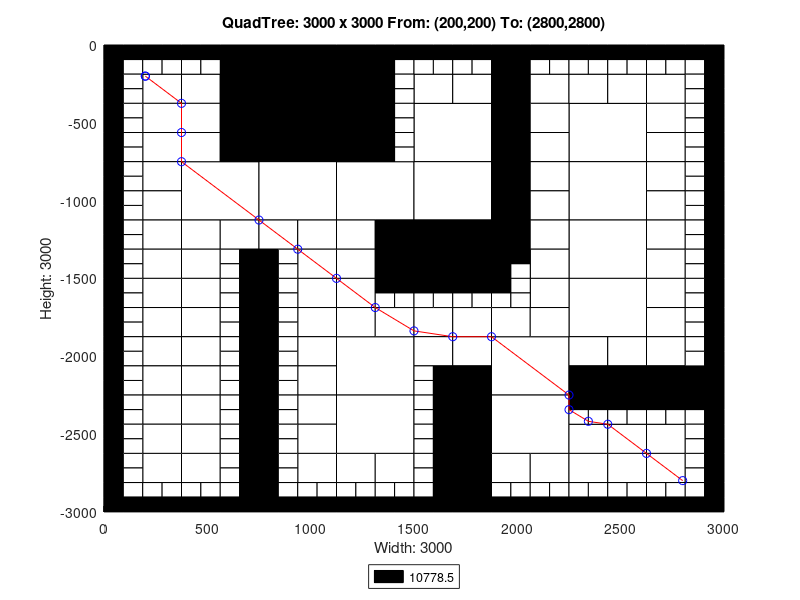

Reproduce this figure in MATLAB.
axis([0 3000 -3000 0]);
title('QuadTree: 3000 x 3000 From: (200,200) To: (2800,2800)');
xlabel('Width: 3000');
ylabel('Height: 3000');
rectangle('Position',[750 -375 375 375], 'FaceColor',[0 0 0]);
rectangle('Position',[750 -750 375 375], 'FaceColor',[0 0 0]);
rectangle('Position',[375 -1125 375 375], 'FaceColor',[1 1 1]);
rectangle('Position',[750 -1125 375 375], 'FaceColor',[1 1 1]);
rectangle('Position',[1125 -1125 375 375], 'FaceColor',[1 1 1]);
rectangle('Position',[1500 -750 375 375], 'FaceColor',[1 1 1]);
rectangle('Position',[2250 -750 375 375], 'FaceColor',[1 1 1]);
rectangle('Position',[1500 -1125 375 375], 'FaceColor',[1 1 1]);
rectangle('Position',[1500 -1500 375 375], 'FaceColor',[0 0 0]);
rectangle('Position',[2250 -1125 375 375], 'FaceColor',[1 1 1]);
rectangle('Position',[2250 -1500 375 375], 'FaceColor',[1 1 1]);
rectangle('Position',[1125 -2250 375 375], 'FaceColor',[1 1 1]);
rectangle('Position',[1125 -2625 375 375], 'FaceColor',[1 1 1]);
rectangle('Position',[1875 -2250 375 375], 'FaceColor',[1 1 1]);
rectangle('Position',[2250 -1875 375 375], 'FaceColor',[1 1 1]);
rectangle('Position',[1875 -2625 375 375], 'FaceColor',[1 1 1]);
rectangle('Position',[187.5 -375 187.5 187.5], 'FaceColor',[1 1 1]);
rectangle('Position',[562.5 -187.5 187.5 187.5], 'FaceColor',[0 0 0]);
rectangle('Position',[375 -375 187.5 187.5], 'FaceColor',[1 1 1]);
rectangle('Position',[562.5 -375 187.5 187.5], 'FaceColor',[0 0 0]);
rectangle('Position',[187.5 -562.5 187.5 187.5], 'FaceColor',[1 1 1]);
rectangle('Position',[187.5 -750 187.5 187.5], 'FaceColor',[1 1 1]);
rectangle('Position',[375 -562.5 187.5 187.5], 'FaceColor',[1 1 1]);
rectangle('Position',[562.5 -562.5 187.5 187.5], 'FaceColor',[0 0 0]);
rectangle('Position',[375 -750 187.5 187.5], 'FaceColor',[1 1 1]);
rectangle('Position',[562.5 -750 187.5 187.5], 'FaceColor',[0 0 0]);
rectangle('Position',[1125 -187.5 187.5 187.5], 'FaceColor',[0 0 0]);
rectangle('Position',[1125 -375 187.5 187.5], 'FaceColor',[0 0 0]);
rectangle('Position',[1125 -562.5 187.5 187.5], 'FaceColor',[0 0 0]);
rectangle('Position',[1125 -750 187.5 187.5], 'FaceColor',[0 0 0]);
rectangle('Position',[187.5 -937.5 187.5 187.5], 'FaceColor',[1 1 1]);
rectangle('Position',[187.5 -1125 187.5 187.5], 'FaceColor',[1 1 1]);
rectangle('Position',[187.5 -1312.5 187.5 187.5], 'FaceColor',[1 1 1]);
rectangle('Position',[187.5 -1500 187.5 187.5], 'FaceColor',[1 1 1]);
rectangle('Position',[375 -1312.5 187.5 187.5], 'FaceColor',[1 1 1]);
rectangle('Position',[562.5 -1312.5 187.5 187.5], 'FaceColor',[1 1 1]);
rectangle('Position',[375 -1500 187.5 187.5], 'FaceColor',[1 1 1]);
rectangle('Position',[750 -1312.5 187.5 187.5], 'FaceColor',[1 1 1]);
rectangle('Position',[937.5 -1312.5 187.5 187.5], 'FaceColor',[1 1 1]);
rectangle('Position',[937.5 -1500 187.5 187.5], 'FaceColor',[1 1 1]);
rectangle('Position',[1125 -1312.5 187.5 187.5], 'FaceColor',[1 1 1]);
rectangle('Position',[1312.5 -1312.5 187.5 187.5], 'FaceColor',[0 0 0]);
rectangle('Position',[1125 -1500 187.5 187.5], 'FaceColor',[1 1 1]);
rectangle('Position',[1312.5 -1500 187.5 187.5], 'FaceColor',[0 0 0]);
rectangle('Position',[1500 -375 187.5 187.5], 'FaceColor',[1 1 1]);
rectangle('Position',[1687.5 -375 187.5 187.5], 'FaceColor',[1 1 1]);
rectangle('Position',[1875 -187.5 187.5 187.5], 'FaceColor',[0 0 0]);
rectangle('Position',[1875 -375 187.5 187.5], 'FaceColor',[0 0 0]);
rectangle('Position',[2062.5 -375 187.5 187.5], 'FaceColor',[1 1 1]);
rectangle('Position',[1875 -562.5 187.5 187.5], 'FaceColor',[0 0 0]);
rectangle('Position',[2062.5 -562.5 187.5 187.5], 'FaceColor',[1 1 1]);
rectangle('Position',[1875 -750 187.5 187.5], 'FaceColor',[0 0 0]);
rectangle('Position',[2062.5 -750 187.5 187.5], 'FaceColor',[1 1 1]);
rectangle('Position',[2250 -375 187.5 187.5], 'FaceColor',[1 1 1]);
rectangle('Position',[2437.5 -375 187.5 187.5], 'FaceColor',[1 1 1]);
rectangle('Position',[2625 -375 187.5 187.5], 'FaceColor',[1 1 1]);
rectangle('Position',[2625 -562.5 187.5 187.5], 'FaceColor',[1 1 1]);
rectangle('Position',[2625 -750 187.5 187.5], 'FaceColor',[1 1 1]);
rectangle('Position',[1875 -937.5 187.5 187.5], 'FaceColor',[0 0 0]);
rectangle('Position',[2062.5 -937.5 187.5 187.5], 'FaceColor',[1 1 1]);
rectangle('Position',[1875 -1125 187.5 187.5], 'FaceColor',[0 0 0]);
rectangle('Position',[2062.5 -1125 187.5 187.5], 'FaceColor',[1 1 1]);
rectangle('Position',[1875 -1312.5 187.5 187.5], 'FaceColor',[0 0 0]);
rectangle('Position',[2062.5 -1312.5 187.5 187.5], 'FaceColor',[1 1 1]);
rectangle('Position',[2062.5 -1500 187.5 187.5], 'FaceColor',[1 1 1]);
rectangle('Position',[2625 -937.5 187.5 187.5], 'FaceColor',[1 1 1]);
rectangle('Position',[2625 -1125 187.5 187.5], 'FaceColor',[1 1 1]);
rectangle('Position',[2625 -1312.5 187.5 187.5], 'FaceColor',[1 1 1]);
rectangle('Position',[2625 -1500 187.5 187.5], 'FaceColor',[1 1 1]);
rectangle('Position',[187.5 -1687.5 187.5 187.5], 'FaceColor',[1 1 1]);
rectangle('Position',[187.5 -1875 187.5 187.5], 'FaceColor',[1 1 1]);
rectangle('Position',[375 -1687.5 187.5 187.5], 'FaceColor',[1 1 1]);
rectangle('Position',[375 -1875 187.5 187.5], 'FaceColor',[1 1 1]);
rectangle('Position',[187.5 -2062.5 187.5 187.5], 'FaceColor',[1 1 1]);
rectangle('Position',[187.5 -2250 187.5 187.5], 'FaceColor',[1 1 1]);
rectangle('Position',[375 -2062.5 187.5 187.5], 'FaceColor',[1 1 1]);
rectangle('Position',[375 -2250 187.5 187.5], 'FaceColor',[1 1 1]);
rectangle('Position',[937.5 -1687.5 187.5 187.5], 'FaceColor',[1 1 1]);
rectangle('Position',[937.5 -1875 187.5 187.5], 'FaceColor',[1 1 1]);
rectangle('Position',[1125 -1687.5 187.5 187.5], 'FaceColor',[1 1 1]);
rectangle('Position',[1125 -1875 187.5 187.5], 'FaceColor',[1 1 1]);
rectangle('Position',[1312.5 -1875 187.5 187.5], 'FaceColor',[1 1 1]);
rectangle('Position',[937.5 -2062.5 187.5 187.5], 'FaceColor',[1 1 1]);
rectangle('Position',[937.5 -2250 187.5 187.5], 'FaceColor',[1 1 1]);
rectangle('Position',[187.5 -2437.5 187.5 187.5], 'FaceColor',[1 1 1]);
rectangle('Position',[187.5 -2625 187.5 187.5], 'FaceColor',[1 1 1]);
rectangle('Position',[375 -2437.5 187.5 187.5], 'FaceColor',[1 1 1]);
rectangle('Position',[375 -2625 187.5 187.5], 'FaceColor',[1 1 1]);
rectangle('Position',[187.5 -2812.5 187.5 187.5], 'FaceColor',[1 1 1]);
rectangle('Position',[375 -2812.5 187.5 187.5], 'FaceColor',[1 1 1]);
rectangle('Position',[937.5 -2437.5 187.5 187.5], 'FaceColor',[1 1 1]);
rectangle('Position',[937.5 -2625 187.5 187.5], 'FaceColor',[1 1 1]);
rectangle('Position',[937.5 -2812.5 187.5 187.5], 'FaceColor',[1 1 1]);
rectangle('Position',[1125 -2812.5 187.5 187.5], 'FaceColor',[1 1 1]);
rectangle('Position',[1312.5 -2812.5 187.5 187.5], 'FaceColor',[1 1 1]);
rectangle('Position',[1500 -1875 187.5 187.5], 'FaceColor',[1 1 1]);
rectangle('Position',[1687.5 -1875 187.5 187.5], 'FaceColor',[1 1 1]);
rectangle('Position',[2062.5 -1687.5 187.5 187.5], 'FaceColor',[1 1 1]);
rectangle('Position',[1875 -1875 187.5 187.5], 'FaceColor',[1 1 1]);
rectangle('Position',[2062.5 -1875 187.5 187.5], 'FaceColor',[1 1 1]);
rectangle('Position',[1500 -2062.5 187.5 187.5], 'FaceColor',[1 1 1]);
rectangle('Position',[1687.5 -2062.5 187.5 187.5], 'FaceColor',[1 1 1]);
rectangle('Position',[1687.5 -2250 187.5 187.5], 'FaceColor',[0 0 0]);
rectangle('Position',[2625 -1687.5 187.5 187.5], 'FaceColor',[1 1 1]);
rectangle('Position',[2625 -1875 187.5 187.5], 'FaceColor',[1 1 1]);
rectangle('Position',[2250 -2062.5 187.5 187.5], 'FaceColor',[1 1 1]);
rectangle('Position',[2437.5 -2062.5 187.5 187.5], 'FaceColor',[1 1 1]);
rectangle('Position',[2250 -2250 187.5 187.5], 'FaceColor',[0 0 0]);
rectangle('Position',[2437.5 -2250 187.5 187.5], 'FaceColor',[0 0 0]);
rectangle('Position',[2625 -2062.5 187.5 187.5], 'FaceColor',[1 1 1]);
rectangle('Position',[2625 -2250 187.5 187.5], 'FaceColor',[0 0 0]);
rectangle('Position',[2812.5 -2250 187.5 187.5], 'FaceColor',[0 0 0]);
rectangle('Position',[1687.5 -2437.5 187.5 187.5], 'FaceColor',[0 0 0]);
rectangle('Position',[1687.5 -2625 187.5 187.5], 'FaceColor',[0 0 0]);
rectangle('Position',[1687.5 -2812.5 187.5 187.5], 'FaceColor',[0 0 0]);
rectangle('Position',[1687.5 -3000 187.5 187.5], 'FaceColor',[0 0 0]);
rectangle('Position',[1875 -2812.5 187.5 187.5], 'FaceColor',[1 1 1]);
rectangle('Position',[2062.5 -2812.5 187.5 187.5], 'FaceColor',[1 1 1]);
rectangle('Position',[2250 -2625 187.5 187.5], 'FaceColor',[1 1 1]);
rectangle('Position',[2437.5 -2625 187.5 187.5], 'FaceColor',[1 1 1]);
rectangle('Position',[2625 -2625 187.5 187.5], 'FaceColor',[1 1 1]);
rectangle('Position',[2250 -2812.5 187.5 187.5], 'FaceColor',[1 1 1]);
rectangle('Position',[2437.5 -2812.5 187.5 187.5], 'FaceColor',[1 1 1]);
rectangle('Position',[2625 -2812.5 187.5 187.5], 'FaceColor',[1 1 1]);
rectangle('Position',[0 -93.75 93.75 93.75], 'FaceColor',[0 0 0]);
rectangle('Position',[93.75 -93.75 93.75 93.75], 'FaceColor',[0 0 0]);
rectangle('Position',[0 -187.5 93.75 93.75], 'FaceColor',[0 0 0]);
rectangle('Position',[93.75 -187.5 93.75 93.75], 'FaceColor',[1 1 1]);
rectangle('Position',[187.5 -93.75 93.75 93.75], 'FaceColor',[0 0 0]);
rectangle('Position',[281.25 -93.75 93.75 93.75], 'FaceColor',[0 0 0]);
rectangle('Position',[187.5 -187.5 93.75 93.75], 'FaceColor',[1 1 1]);
rectangle('Position',[281.25 -187.5 93.75 93.75], 'FaceColor',[1 1 1]);
rectangle('Position',[0 -281.25 93.75 93.75], 'FaceColor',[0 0 0]);
rectangle('Position',[93.75 -281.25 93.75 93.75], 'FaceColor',[1 1 1]);
rectangle('Position',[0 -375 93.75 93.75], 'FaceColor',[0 0 0]);
rectangle('Position',[93.75 -375 93.75 93.75], 'FaceColor',[1 1 1]);
rectangle('Position',[375 -93.75 93.75 93.75], 'FaceColor',[0 0 0]);
rectangle('Position',[468.75 -93.75 93.75 93.75], 'FaceColor',[0 0 0]);
rectangle('Position',[375 -187.5 93.75 93.75], 'FaceColor',[1 1 1]);
rectangle('Position',[468.75 -187.5 93.75 93.75], 'FaceColor',[1 1 1]);
rectangle('Position',[0 -468.75 93.75 93.75], 'FaceColor',[0 0 0]);
rectangle('Position',[93.75 -468.75 93.75 93.75], 'FaceColor',[1 1 1]);
rectangle('Position',[0 -562.5 93.75 93.75], 'FaceColor',[0 0 0]);
rectangle('Position',[93.75 -562.5 93.75 93.75], 'FaceColor',[1 1 1]);
rectangle('Position',[0 -656.25 93.75 93.75], 'FaceColor',[0 0 0]);
rectangle('Position',[93.75 -656.25 93.75 93.75], 'FaceColor',[1 1 1]);
rectangle('Position',[0 -750 93.75 93.75], 'FaceColor',[0 0 0]);
rectangle('Position',[93.75 -750 93.75 93.75], 'FaceColor',[1 1 1]);
rectangle('Position',[1312.5 -93.75 93.75 93.75], 'FaceColor',[0 0 0]);
rectangle('Position',[1406.25 -93.75 93.75 93.75], 'FaceColor',[0 0 0]);
rectangle('Position',[1312.5 -187.5 93.75 93.75], 'FaceColor',[0 0 0]);
rectangle('Position',[1406.25 -187.5 93.75 93.75], 'FaceColor',[1 1 1]);
rectangle('Position',[1312.5 -281.25 93.75 93.75], 'FaceColor',[0 0 0]);
rectangle('Position',[1406.25 -281.25 93.75 93.75], 'FaceColor',[1 1 1]);
rectangle('Position',[1312.5 -375 93.75 93.75], 'FaceColor',[0 0 0]);
rectangle('Position',[1406.25 -375 93.75 93.75], 'FaceColor',[1 1 1]);
rectangle('Position',[1312.5 -468.75 93.75 93.75], 'FaceColor',[0 0 0]);
rectangle('Position',[1406.25 -468.75 93.75 93.75], 'FaceColor',[1 1 1]);
rectangle('Position',[1312.5 -562.5 93.75 93.75], 'FaceColor',[0 0 0]);
rectangle('Position',[1406.25 -562.5 93.75 93.75], 'FaceColor',[1 1 1]);
rectangle('Position',[1312.5 -656.25 93.75 93.75], 'FaceColor',[0 0 0]);
rectangle('Position',[1406.25 -656.25 93.75 93.75], 'FaceColor',[1 1 1]);
rectangle('Position',[1312.5 -750 93.75 93.75], 'FaceColor',[0 0 0]);
rectangle('Position',[1406.25 -750 93.75 93.75], 'FaceColor',[1 1 1]);
rectangle('Position',[0 -843.75 93.75 93.75], 'FaceColor',[0 0 0]);
rectangle('Position',[93.75 -843.75 93.75 93.75], 'FaceColor',[1 1 1]);
rectangle('Position',[0 -937.5 93.75 93.75], 'FaceColor',[0 0 0]);
rectangle('Position',[93.75 -937.5 93.75 93.75], 'FaceColor',[1 1 1]);
rectangle('Position',[0 -1031.25 93.75 93.75], 'FaceColor',[0 0 0]);
rectangle('Position',[93.75 -1031.25 93.75 93.75], 'FaceColor',[1 1 1]);
rectangle('Position',[0 -1125 93.75 93.75], 'FaceColor',[0 0 0]);
rectangle('Position',[93.75 -1125 93.75 93.75], 'FaceColor',[1 1 1]);
rectangle('Position',[0 -1218.75 93.75 93.75], 'FaceColor',[0 0 0]);
rectangle('Position',[93.75 -1218.75 93.75 93.75], 'FaceColor',[1 1 1]);
rectangle('Position',[0 -1312.5 93.75 93.75], 'FaceColor',[0 0 0]);
rectangle('Position',[93.75 -1312.5 93.75 93.75], 'FaceColor',[1 1 1]);
rectangle('Position',[0 -1406.25 93.75 93.75], 'FaceColor',[0 0 0]);
rectangle('Position',[93.75 -1406.25 93.75 93.75], 'FaceColor',[1 1 1]);
rectangle('Position',[0 -1500 93.75 93.75], 'FaceColor',[0 0 0]);
rectangle('Position',[93.75 -1500 93.75 93.75], 'FaceColor',[1 1 1]);
rectangle('Position',[562.5 -1406.25 93.75 93.75], 'FaceColor',[1 1 1]);
rectangle('Position',[656.25 -1406.25 93.75 93.75], 'FaceColor',[0 0 0]);
rectangle('Position',[562.5 -1500 93.75 93.75], 'FaceColor',[1 1 1]);
rectangle('Position',[656.25 -1500 93.75 93.75], 'FaceColor',[0 0 0]);
rectangle('Position',[750 -1406.25 93.75 93.75], 'FaceColor',[0 0 0]);
rectangle('Position',[843.75 -1406.25 93.75 93.75], 'FaceColor',[1 1 1]);
rectangle('Position',[750 -1500 93.75 93.75], 'FaceColor',[0 0 0]);
rectangle('Position',[843.75 -1500 93.75 93.75], 'FaceColor',[1 1 1]);
rectangle('Position',[1500 -93.75 93.75 93.75], 'FaceColor',[0 0 0]);
rectangle('Position',[1593.75 -93.75 93.75 93.75], 'FaceColor',[0 0 0]);
rectangle('Position',[1500 -187.5 93.75 93.75], 'FaceColor',[1 1 1]);
rectangle('Position',[1593.75 -187.5 93.75 93.75], 'FaceColor',[1 1 1]);
rectangle('Position',[1687.5 -93.75 93.75 93.75], 'FaceColor',[0 0 0]);
rectangle('Position',[1781.25 -93.75 93.75 93.75], 'FaceColor',[0 0 0]);
rectangle('Position',[1687.5 -187.5 93.75 93.75], 'FaceColor',[1 1 1]);
rectangle('Position',[1781.25 -187.5 93.75 93.75], 'FaceColor',[1 1 1]);
rectangle('Position',[2062.5 -93.75 93.75 93.75], 'FaceColor',[0 0 0]);
rectangle('Position',[2156.25 -93.75 93.75 93.75], 'FaceColor',[0 0 0]);
rectangle('Position',[2062.5 -187.5 93.75 93.75], 'FaceColor',[1 1 1]);
rectangle('Position',[2156.25 -187.5 93.75 93.75], 'FaceColor',[1 1 1]);
rectangle('Position',[2250 -93.75 93.75 93.75], 'FaceColor',[0 0 0]);
rectangle('Position',[2343.75 -93.75 93.75 93.75], 'FaceColor',[0 0 0]);
rectangle('Position',[2250 -187.5 93.75 93.75], 'FaceColor',[1 1 1]);
rectangle('Position',[2343.75 -187.5 93.75 93.75], 'FaceColor',[1 1 1]);
rectangle('Position',[2437.5 -93.75 93.75 93.75], 'FaceColor',[0 0 0]);
rectangle('Position',[2531.25 -93.75 93.75 93.75], 'FaceColor',[0 0 0]);
rectangle('Position',[2437.5 -187.5 93.75 93.75], 'FaceColor',[1 1 1]);
rectangle('Position',[2531.25 -187.5 93.75 93.75], 'FaceColor',[1 1 1]);
rectangle('Position',[2625 -93.75 93.75 93.75], 'FaceColor',[0 0 0]);
rectangle('Position',[2718.75 -93.75 93.75 93.75], 'FaceColor',[0 0 0]);
rectangle('Position',[2625 -187.5 93.75 93.75], 'FaceColor',[1 1 1]);
rectangle('Position',[2718.75 -187.5 93.75 93.75], 'FaceColor',[1 1 1]);
rectangle('Position',[2812.5 -93.75 93.75 93.75], 'FaceColor',[0 0 0]);
rectangle('Position',[2906.25 -93.75 93.75 93.75], 'FaceColor',[0 0 0]);
rectangle('Position',[2812.5 -187.5 93.75 93.75], 'FaceColor',[1 1 1]);
rectangle('Position',[2906.25 -187.5 93.75 93.75], 'FaceColor',[0 0 0]);
rectangle('Position',[2812.5 -281.25 93.75 93.75], 'FaceColor',[1 1 1]);
rectangle('Position',[2906.25 -281.25 93.75 93.75], 'FaceColor',[0 0 0]);
rectangle('Position',[2812.5 -375 93.75 93.75], 'FaceColor',[1 1 1]);
rectangle('Position',[2906.25 -375 93.75 93.75], 'FaceColor',[0 0 0]);
rectangle('Position',[2812.5 -468.75 93.75 93.75], 'FaceColor',[1 1 1]);
rectangle('Position',[2906.25 -468.75 93.75 93.75], 'FaceColor',[0 0 0]);
rectangle('Position',[2812.5 -562.5 93.75 93.75], 'FaceColor',[1 1 1]);
rectangle('Position',[2906.25 -562.5 93.75 93.75], 'FaceColor',[0 0 0]);
rectangle('Position',[2812.5 -656.25 93.75 93.75], 'FaceColor',[1 1 1]);
rectangle('Position',[2906.25 -656.25 93.75 93.75], 'FaceColor',[0 0 0]);
rectangle('Position',[2812.5 -750 93.75 93.75], 'FaceColor',[1 1 1]);
rectangle('Position',[2906.25 -750 93.75 93.75], 'FaceColor',[0 0 0]);
rectangle('Position',[1875 -1406.25 93.75 93.75], 'FaceColor',[0 0 0]);
rectangle('Position',[1968.75 -1406.25 93.75 93.75], 'FaceColor',[0 0 0]);
rectangle('Position',[1875 -1500 93.75 93.75], 'FaceColor',[0 0 0]);
rectangle('Position',[1968.75 -1500 93.75 93.75], 'FaceColor',[1 1 1]);
rectangle('Position',[2812.5 -843.75 93.75 93.75], 'FaceColor',[1 1 1]);
rectangle('Position',[2906.25 -843.75 93.75 93.75], 'FaceColor',[0 0 0]);
rectangle('Position',[2812.5 -937.5 93.75 93.75], 'FaceColor',[1 1 1]);
rectangle('Position',[2906.25 -937.5 93.75 93.75], 'FaceColor',[0 0 0]);
rectangle('Position',[2812.5 -1031.25 93.75 93.75], 'FaceColor',[1 1 1]);
rectangle('Position',[2906.25 -1031.25 93.75 93.75], 'FaceColor',[0 0 0]);
rectangle('Position',[2812.5 -1125 93.75 93.75], 'FaceColor',[1 1 1]);
rectangle('Position',[2906.25 -1125 93.75 93.75], 'FaceColor',[0 0 0]);
rectangle('Position',[2812.5 -1218.75 93.75 93.75], 'FaceColor',[1 1 1]);
rectangle('Position',[2906.25 -1218.75 93.75 93.75], 'FaceColor',[0 0 0]);
rectangle('Position',[2812.5 -1312.5 93.75 93.75], 'FaceColor',[1 1 1]);
rectangle('Position',[2906.25 -1312.5 93.75 93.75], 'FaceColor',[0 0 0]);
rectangle('Position',[2812.5 -1406.25 93.75 93.75], 'FaceColor',[1 1 1]);
rectangle('Position',[2906.25 -1406.25 93.75 93.75], 'FaceColor',[0 0 0]);
rectangle('Position',[2812.5 -1500 93.75 93.75], 'FaceColor',[1 1 1]);
rectangle('Position',[2906.25 -1500 93.75 93.75], 'FaceColor',[0 0 0]);
rectangle('Position',[0 -1593.75 93.75 93.75], 'FaceColor',[0 0 0]);
rectangle('Position',[93.75 -1593.75 93.75 93.75], 'FaceColor',[1 1 1]);
rectangle('Position',[0 -1687.5 93.75 93.75], 'FaceColor',[0 0 0]);
rectangle('Position',[93.75 -1687.5 93.75 93.75], 'FaceColor',[1 1 1]);
rectangle('Position',[0 -1781.25 93.75 93.75], 'FaceColor',[0 0 0]);
rectangle('Position',[93.75 -1781.25 93.75 93.75], 'FaceColor',[1 1 1]);
rectangle('Position',[0 -1875 93.75 93.75], 'FaceColor',[0 0 0]);
rectangle('Position',[93.75 -1875 93.75 93.75], 'FaceColor',[1 1 1]);
rectangle('Position',[562.5 -1593.75 93.75 93.75], 'FaceColor',[1 1 1]);
rectangle('Position',[656.25 -1593.75 93.75 93.75], 'FaceColor',[0 0 0]);
rectangle('Position',[562.5 -1687.5 93.75 93.75], 'FaceColor',[1 1 1]);
rectangle('Position',[656.25 -1687.5 93.75 93.75], 'FaceColor',[0 0 0]);
rectangle('Position',[562.5 -1781.25 93.75 93.75], 'FaceColor',[1 1 1]);
rectangle('Position',[656.25 -1781.25 93.75 93.75], 'FaceColor',[0 0 0]);
rectangle('Position',[562.5 -1875 93.75 93.75], 'FaceColor',[1 1 1]);
rectangle('Position',[656.25 -1875 93.75 93.75], 'FaceColor',[0 0 0]);
rectangle('Position',[0 -1968.75 93.75 93.75], 'FaceColor',[0 0 0]);
rectangle('Position',[93.75 -1968.75 93.75 93.75], 'FaceColor',[1 1 1]);
rectangle('Position',[0 -2062.5 93.75 93.75], 'FaceColor',[0 0 0]);
rectangle('Position',[93.75 -2062.5 93.75 93.75], 'FaceColor',[1 1 1]);
rectangle('Position',[0 -2156.25 93.75 93.75], 'FaceColor',[0 0 0]);
rectangle('Position',[93.75 -2156.25 93.75 93.75], 'FaceColor',[1 1 1]);
rectangle('Position',[0 -2250 93.75 93.75], 'FaceColor',[0 0 0]);
rectangle('Position',[93.75 -2250 93.75 93.75], 'FaceColor',[1 1 1]);
rectangle('Position',[562.5 -1968.75 93.75 93.75], 'FaceColor',[1 1 1]);
rectangle('Position',[656.25 -1968.75 93.75 93.75], 'FaceColor',[0 0 0]);
rectangle('Position',[562.5 -2062.5 93.75 93.75], 'FaceColor',[1 1 1]);
rectangle('Position',[656.25 -2062.5 93.75 93.75], 'FaceColor',[0 0 0]);
rectangle('Position',[562.5 -2156.25 93.75 93.75], 'FaceColor',[1 1 1]);
rectangle('Position',[656.25 -2156.25 93.75 93.75], 'FaceColor',[0 0 0]);
rectangle('Position',[562.5 -2250 93.75 93.75], 'FaceColor',[1 1 1]);
rectangle('Position',[656.25 -2250 93.75 93.75], 'FaceColor',[0 0 0]);
rectangle('Position',[750 -1593.75 93.75 93.75], 'FaceColor',[0 0 0]);
rectangle('Position',[843.75 -1593.75 93.75 93.75], 'FaceColor',[1 1 1]);
rectangle('Position',[750 -1687.5 93.75 93.75], 'FaceColor',[0 0 0]);
rectangle('Position',[843.75 -1687.5 93.75 93.75], 'FaceColor',[1 1 1]);
rectangle('Position',[750 -1781.25 93.75 93.75], 'FaceColor',[0 0 0]);
rectangle('Position',[843.75 -1781.25 93.75 93.75], 'FaceColor',[1 1 1]);
rectangle('Position',[750 -1875 93.75 93.75], 'FaceColor',[0 0 0]);
rectangle('Position',[843.75 -1875 93.75 93.75], 'FaceColor',[1 1 1]);
rectangle('Position',[1312.5 -1593.75 93.75 93.75], 'FaceColor',[0 0 0]);
rectangle('Position',[1406.25 -1593.75 93.75 93.75], 'FaceColor',[0 0 0]);
rectangle('Position',[1312.5 -1687.5 93.75 93.75], 'FaceColor',[1 1 1]);
rectangle('Position',[1406.25 -1687.5 93.75 93.75], 'FaceColor',[1 1 1]);
rectangle('Position',[750 -1968.75 93.75 93.75], 'FaceColor',[0 0 0]);
rectangle('Position',[843.75 -1968.75 93.75 93.75], 'FaceColor',[1 1 1]);
rectangle('Position',[750 -2062.5 93.75 93.75], 'FaceColor',[0 0 0]);
rectangle('Position',[843.75 -2062.5 93.75 93.75], 'FaceColor',[1 1 1]);
rectangle('Position',[750 -2156.25 93.75 93.75], 'FaceColor',[0 0 0]);
rectangle('Position',[843.75 -2156.25 93.75 93.75], 'FaceColor',[1 1 1]);
rectangle('Position',[750 -2250 93.75 93.75], 'FaceColor',[0 0 0]);
rectangle('Position',[843.75 -2250 93.75 93.75], 'FaceColor',[1 1 1]);
rectangle('Position',[0 -2343.75 93.75 93.75], 'FaceColor',[0 0 0]);
rectangle('Position',[93.75 -2343.75 93.75 93.75], 'FaceColor',[1 1 1]);
rectangle('Position',[0 -2437.5 93.75 93.75], 'FaceColor',[0 0 0]);
rectangle('Position',[93.75 -2437.5 93.75 93.75], 'FaceColor',[1 1 1]);
rectangle('Position',[0 -2531.25 93.75 93.75], 'FaceColor',[0 0 0]);
rectangle('Position',[93.75 -2531.25 93.75 93.75], 'FaceColor',[1 1 1]);
rectangle('Position',[0 -2625 93.75 93.75], 'FaceColor',[0 0 0]);
rectangle('Position',[93.75 -2625 93.75 93.75], 'FaceColor',[1 1 1]);
rectangle('Position',[562.5 -2343.75 93.75 93.75], 'FaceColor',[1 1 1]);
rectangle('Position',[656.25 -2343.75 93.75 93.75], 'FaceColor',[0 0 0]);
rectangle('Position',[562.5 -2437.5 93.75 93.75], 'FaceColor',[1 1 1]);
rectangle('Position',[656.25 -2437.5 93.75 93.75], 'FaceColor',[0 0 0]);
rectangle('Position',[562.5 -2531.25 93.75 93.75], 'FaceColor',[1 1 1]);
rectangle('Position',[656.25 -2531.25 93.75 93.75], 'FaceColor',[0 0 0]);
rectangle('Position',[562.5 -2625 93.75 93.75], 'FaceColor',[1 1 1]);
rectangle('Position',[656.25 -2625 93.75 93.75], 'FaceColor',[0 0 0]);
rectangle('Position',[0 -2718.75 93.75 93.75], 'FaceColor',[0 0 0]);
rectangle('Position',[93.75 -2718.75 93.75 93.75], 'FaceColor',[1 1 1]);
rectangle('Position',[0 -2812.5 93.75 93.75], 'FaceColor',[0 0 0]);
rectangle('Position',[93.75 -2812.5 93.75 93.75], 'FaceColor',[1 1 1]);
rectangle('Position',[0 -2906.25 93.75 93.75], 'FaceColor',[0 0 0]);
rectangle('Position',[93.75 -2906.25 93.75 93.75], 'FaceColor',[1 1 1]);
rectangle('Position',[0 -3000 93.75 93.75], 'FaceColor',[0 0 0]);
rectangle('Position',[93.75 -3000 93.75 93.75], 'FaceColor',[0 0 0]);
rectangle('Position',[187.5 -2906.25 93.75 93.75], 'FaceColor',[1 1 1]);
rectangle('Position',[281.25 -2906.25 93.75 93.75], 'FaceColor',[1 1 1]);
rectangle('Position',[187.5 -3000 93.75 93.75], 'FaceColor',[0 0 0]);
rectangle('Position',[281.25 -3000 93.75 93.75], 'FaceColor',[0 0 0]);
rectangle('Position',[562.5 -2718.75 93.75 93.75], 'FaceColor',[1 1 1]);
rectangle('Position',[656.25 -2718.75 93.75 93.75], 'FaceColor',[0 0 0]);
rectangle('Position',[562.5 -2812.5 93.75 93.75], 'FaceColor',[1 1 1]);
rectangle('Position',[656.25 -2812.5 93.75 93.75], 'FaceColor',[0 0 0]);
rectangle('Position',[375 -2906.25 93.75 93.75], 'FaceColor',[1 1 1]);
rectangle('Position',[468.75 -2906.25 93.75 93.75], 'FaceColor',[1 1 1]);
rectangle('Position',[375 -3000 93.75 93.75], 'FaceColor',[0 0 0]);
rectangle('Position',[468.75 -3000 93.75 93.75], 'FaceColor',[0 0 0]);
rectangle('Position',[562.5 -2906.25 93.75 93.75], 'FaceColor',[1 1 1]);
rectangle('Position',[656.25 -2906.25 93.75 93.75], 'FaceColor',[0 0 0]);
rectangle('Position',[562.5 -3000 93.75 93.75], 'FaceColor',[0 0 0]);
rectangle('Position',[656.25 -3000 93.75 93.75], 'FaceColor',[0 0 0]);
rectangle('Position',[750 -2343.75 93.75 93.75], 'FaceColor',[0 0 0]);
rectangle('Position',[843.75 -2343.75 93.75 93.75], 'FaceColor',[1 1 1]);
rectangle('Position',[750 -2437.5 93.75 93.75], 'FaceColor',[0 0 0]);
rectangle('Position',[843.75 -2437.5 93.75 93.75], 'FaceColor',[1 1 1]);
rectangle('Position',[750 -2531.25 93.75 93.75], 'FaceColor',[0 0 0]);
rectangle('Position',[843.75 -2531.25 93.75 93.75], 'FaceColor',[1 1 1]);
rectangle('Position',[750 -2625 93.75 93.75], 'FaceColor',[0 0 0]);
rectangle('Position',[843.75 -2625 93.75 93.75], 'FaceColor',[1 1 1]);
rectangle('Position',[750 -2718.75 93.75 93.75], 'FaceColor',[0 0 0]);
rectangle('Position',[843.75 -2718.75 93.75 93.75], 'FaceColor',[1 1 1]);
rectangle('Position',[750 -2812.5 93.75 93.75], 'FaceColor',[0 0 0]);
rectangle('Position',[843.75 -2812.5 93.75 93.75], 'FaceColor',[1 1 1]);
rectangle('Position',[750 -2906.25 93.75 93.75], 'FaceColor',[0 0 0]);
rectangle('Position',[843.75 -2906.25 93.75 93.75], 'FaceColor',[1 1 1]);
rectangle('Position',[750 -3000 93.75 93.75], 'FaceColor',[0 0 0]);
rectangle('Position',[843.75 -3000 93.75 93.75], 'FaceColor',[0 0 0]);
rectangle('Position',[937.5 -2906.25 93.75 93.75], 'FaceColor',[1 1 1]);
rectangle('Position',[1031.25 -2906.25 93.75 93.75], 'FaceColor',[1 1 1]);
rectangle('Position',[937.5 -3000 93.75 93.75], 'FaceColor',[0 0 0]);
rectangle('Position',[1031.25 -3000 93.75 93.75], 'FaceColor',[0 0 0]);
rectangle('Position',[1125 -2906.25 93.75 93.75], 'FaceColor',[1 1 1]);
rectangle('Position',[1218.75 -2906.25 93.75 93.75], 'FaceColor',[1 1 1]);
rectangle('Position',[1125 -3000 93.75 93.75], 'FaceColor',[0 0 0]);
rectangle('Position',[1218.75 -3000 93.75 93.75], 'FaceColor',[0 0 0]);
rectangle('Position',[1312.5 -2906.25 93.75 93.75], 'FaceColor',[1 1 1]);
rectangle('Position',[1406.25 -2906.25 93.75 93.75], 'FaceColor',[1 1 1]);
rectangle('Position',[1312.5 -3000 93.75 93.75], 'FaceColor',[0 0 0]);
rectangle('Position',[1406.25 -3000 93.75 93.75], 'FaceColor',[0 0 0]);
rectangle('Position',[1500 -1593.75 93.75 93.75], 'FaceColor',[0 0 0]);
rectangle('Position',[1593.75 -1593.75 93.75 93.75], 'FaceColor',[0 0 0]);
rectangle('Position',[1500 -1687.5 93.75 93.75], 'FaceColor',[1 1 1]);
rectangle('Position',[1593.75 -1687.5 93.75 93.75], 'FaceColor',[1 1 1]);
rectangle('Position',[1687.5 -1593.75 93.75 93.75], 'FaceColor',[0 0 0]);
rectangle('Position',[1781.25 -1593.75 93.75 93.75], 'FaceColor',[0 0 0]);
rectangle('Position',[1687.5 -1687.5 93.75 93.75], 'FaceColor',[1 1 1]);
rectangle('Position',[1781.25 -1687.5 93.75 93.75], 'FaceColor',[1 1 1]);
rectangle('Position',[1875 -1593.75 93.75 93.75], 'FaceColor',[0 0 0]);
rectangle('Position',[1968.75 -1593.75 93.75 93.75], 'FaceColor',[1 1 1]);
rectangle('Position',[1875 -1687.5 93.75 93.75], 'FaceColor',[1 1 1]);
rectangle('Position',[1968.75 -1687.5 93.75 93.75], 'FaceColor',[1 1 1]);
rectangle('Position',[1500 -2156.25 93.75 93.75], 'FaceColor',[1 1 1]);
rectangle('Position',[1593.75 -2156.25 93.75 93.75], 'FaceColor',[0 0 0]);
rectangle('Position',[1500 -2250 93.75 93.75], 'FaceColor',[1 1 1]);
rectangle('Position',[1593.75 -2250 93.75 93.75], 'FaceColor',[0 0 0]);
rectangle('Position',[2812.5 -1593.75 93.75 93.75], 'FaceColor',[1 1 1]);
rectangle('Position',[2906.25 -1593.75 93.75 93.75], 'FaceColor',[0 0 0]);
rectangle('Position',[2812.5 -1687.5 93.75 93.75], 'FaceColor',[1 1 1]);
rectangle('Position',[2906.25 -1687.5 93.75 93.75], 'FaceColor',[0 0 0]);
rectangle('Position',[2812.5 -1781.25 93.75 93.75], 'FaceColor',[1 1 1]);
rectangle('Position',[2906.25 -1781.25 93.75 93.75], 'FaceColor',[0 0 0]);
rectangle('Position',[2812.5 -1875 93.75 93.75], 'FaceColor',[1 1 1]);
rectangle('Position',[2906.25 -1875 93.75 93.75], 'FaceColor',[0 0 0]);
rectangle('Position',[2812.5 -1968.75 93.75 93.75], 'FaceColor',[1 1 1]);
rectangle('Position',[2906.25 -1968.75 93.75 93.75], 'FaceColor',[0 0 0]);
rectangle('Position',[2812.5 -2062.5 93.75 93.75], 'FaceColor',[1 1 1]);
rectangle('Position',[2906.25 -2062.5 93.75 93.75], 'FaceColor',[0 0 0]);
rectangle('Position',[1500 -2343.75 93.75 93.75], 'FaceColor',[1 1 1]);
rectangle('Position',[1593.75 -2343.75 93.75 93.75], 'FaceColor',[0 0 0]);
rectangle('Position',[1500 -2437.5 93.75 93.75], 'FaceColor',[1 1 1]);
rectangle('Position',[1593.75 -2437.5 93.75 93.75], 'FaceColor',[0 0 0]);
rectangle('Position',[1500 -2531.25 93.75 93.75], 'FaceColor',[1 1 1]);
rectangle('Position',[1593.75 -2531.25 93.75 93.75], 'FaceColor',[0 0 0]);
rectangle('Position',[1500 -2625 93.75 93.75], 'FaceColor',[1 1 1]);
rectangle('Position',[1593.75 -2625 93.75 93.75], 'FaceColor',[0 0 0]);
rectangle('Position',[1500 -2718.75 93.75 93.75], 'FaceColor',[1 1 1]);
rectangle('Position',[1593.75 -2718.75 93.75 93.75], 'FaceColor',[0 0 0]);
rectangle('Position',[1500 -2812.5 93.75 93.75], 'FaceColor',[1 1 1]);
rectangle('Position',[1593.75 -2812.5 93.75 93.75], 'FaceColor',[0 0 0]);
rectangle('Position',[1500 -2906.25 93.75 93.75], 'FaceColor',[1 1 1]);
rectangle('Position',[1593.75 -2906.25 93.75 93.75], 'FaceColor',[0 0 0]);
rectangle('Position',[1500 -3000 93.75 93.75], 'FaceColor',[0 0 0]);
rectangle('Position',[1593.75 -3000 93.75 93.75], 'FaceColor',[0 0 0]);
rectangle('Position',[1875 -2906.25 93.75 93.75], 'FaceColor',[1 1 1]);
rectangle('Position',[1968.75 -2906.25 93.75 93.75], 'FaceColor',[1 1 1]);
rectangle('Position',[1875 -3000 93.75 93.75], 'FaceColor',[0 0 0]);
rectangle('Position',[1968.75 -3000 93.75 93.75], 'FaceColor',[0 0 0]);
rectangle('Position',[2062.5 -2906.25 93.75 93.75], 'FaceColor',[1 1 1]);
rectangle('Position',[2156.25 -2906.25 93.75 93.75], 'FaceColor',[1 1 1]);
rectangle('Position',[2062.5 -3000 93.75 93.75], 'FaceColor',[0 0 0]);
rectangle('Position',[2156.25 -3000 93.75 93.75], 'FaceColor',[0 0 0]);
rectangle('Position',[2250 -2343.75 93.75 93.75], 'FaceColor',[0 0 0]);
rectangle('Position',[2343.75 -2343.75 93.75 93.75], 'FaceColor',[0 0 0]);
rectangle('Position',[2250 -2437.5 93.75 93.75], 'FaceColor',[1 1 1]);
rectangle('Position',[2343.75 -2437.5 93.75 93.75], 'FaceColor',[1 1 1]);
rectangle('Position',[2437.5 -2343.75 93.75 93.75], 'FaceColor',[0 0 0]);
rectangle('Position',[2531.25 -2343.75 93.75 93.75], 'FaceColor',[0 0 0]);
rectangle('Position',[2437.5 -2437.5 93.75 93.75], 'FaceColor',[1 1 1]);
rectangle('Position',[2531.25 -2437.5 93.75 93.75], 'FaceColor',[1 1 1]);
rectangle('Position',[2625 -2343.75 93.75 93.75], 'FaceColor',[0 0 0]);
rectangle('Position',[2718.75 -2343.75 93.75 93.75], 'FaceColor',[0 0 0]);
rectangle('Position',[2625 -2437.5 93.75 93.75], 'FaceColor',[1 1 1]);
rectangle('Position',[2718.75 -2437.5 93.75 93.75], 'FaceColor',[1 1 1]);
rectangle('Position',[2812.5 -2343.75 93.75 93.75], 'FaceColor',[0 0 0]);
rectangle('Position',[2906.25 -2343.75 93.75 93.75], 'FaceColor',[0 0 0]);
rectangle('Position',[2812.5 -2437.5 93.75 93.75], 'FaceColor',[1 1 1]);
rectangle('Position',[2906.25 -2437.5 93.75 93.75], 'FaceColor',[0 0 0]);
rectangle('Position',[2812.5 -2531.25 93.75 93.75], 'FaceColor',[1 1 1]);
rectangle('Position',[2906.25 -2531.25 93.75 93.75], 'FaceColor',[0 0 0]);
rectangle('Position',[2812.5 -2625 93.75 93.75], 'FaceColor',[1 1 1]);
rectangle('Position',[2906.25 -2625 93.75 93.75], 'FaceColor',[0 0 0]);
rectangle('Position',[2250 -2906.25 93.75 93.75], 'FaceColor',[1 1 1]);
rectangle('Position',[2343.75 -2906.25 93.75 93.75], 'FaceColor',[1 1 1]);
rectangle('Position',[2250 -3000 93.75 93.75], 'FaceColor',[0 0 0]);
rectangle('Position',[2343.75 -3000 93.75 93.75], 'FaceColor',[0 0 0]);
rectangle('Position',[2437.5 -2906.25 93.75 93.75], 'FaceColor',[1 1 1]);
rectangle('Position',[2531.25 -2906.25 93.75 93.75], 'FaceColor',[1 1 1]);
rectangle('Position',[2437.5 -3000 93.75 93.75], 'FaceColor',[0 0 0]);
rectangle('Position',[2531.25 -3000 93.75 93.75], 'FaceColor',[0 0 0]);
rectangle('Position',[2812.5 -2718.75 93.75 93.75], 'FaceColor',[1 1 1]);
rectangle('Position',[2906.25 -2718.75 93.75 93.75], 'FaceColor',[0 0 0]);
rectangle('Position',[2812.5 -2812.5 93.75 93.75], 'FaceColor',[1 1 1]);
rectangle('Position',[2906.25 -2812.5 93.75 93.75], 'FaceColor',[0 0 0]);
rectangle('Position',[2625 -2906.25 93.75 93.75], 'FaceColor',[1 1 1]);
rectangle('Position',[2718.75 -2906.25 93.75 93.75], 'FaceColor',[1 1 1]);
rectangle('Position',[2625 -3000 93.75 93.75], 'FaceColor',[0 0 0]);
rectangle('Position',[2718.75 -3000 93.75 93.75], 'FaceColor',[0 0 0]);
rectangle('Position',[2812.5 -2906.25 93.75 93.75], 'FaceColor',[1 1 1]);
rectangle('Position',[2906.25 -2906.25 93.75 93.75], 'FaceColor',[0 0 0]);
rectangle('Position',[2812.5 -3000 93.75 93.75], 'FaceColor',[0 0 0]);
rectangle('Position',[2906.25 -3000 93.75 93.75], 'FaceColor',[0 0 0]);
X=[2800,2625,2437.5,2343.75,2250,2250,1875,1687.5,1500,1312.5,1125,937.5,750,375,375,375,200,200];
Y=[-2800,-2625,-2437.5,-2418.75,-2343.75,-2250,-1875,-1875,-1837.5,-1687.5,-1500,-1312.5,-1125,-750,-562.5,-375,-200,-200];
hold on;
plot(X,Y,'r');
plot(X,Y,'bo');
legend('10778.5','Location','southoutside');
